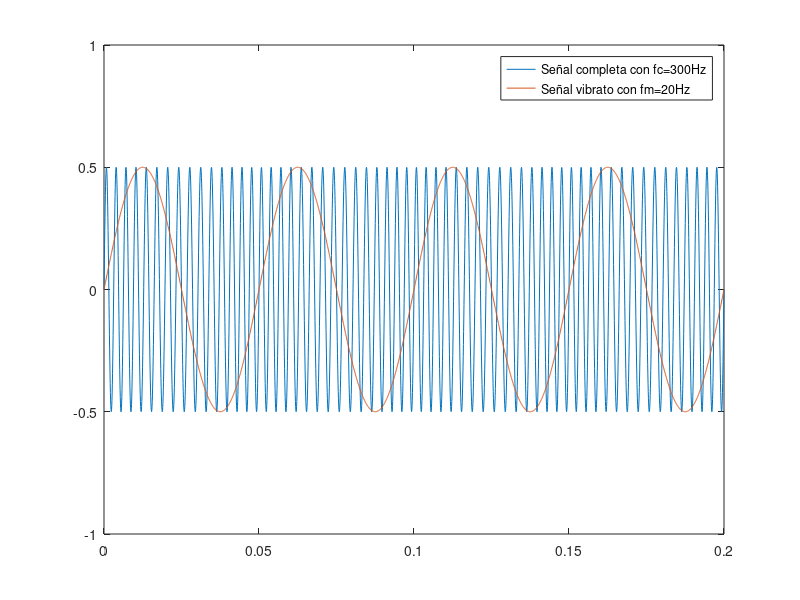

This figure's MATLAB source:
fs=16000;
t=0: (1/fs) :0.20;

N1=30;
N2=2;
I=1;

fc=300;
fm=(N2/N1)*fc;

x=0.5*sin(2*pi*fc*t + I*sin(2*pi*fm*t));
y=0.5*sin(2*pi*fm*t);

plot(t,x);
hold on
plot(t,y);
legend("Señal completa con fc=300Hz","Señal vibrato con fm=20Hz");
ylim([-1,1]);